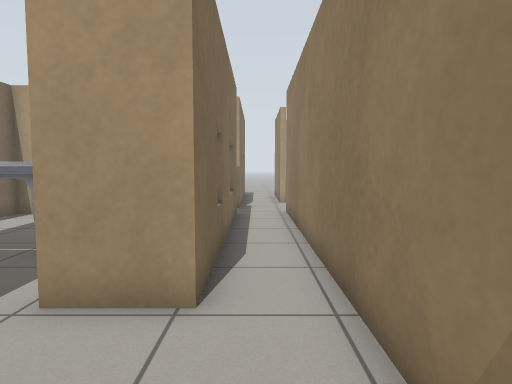
View 1 (above)

24 first-person views from a walk through a Gazebo world. The camera is 0.9 m above the floor, tilts 4° down and sees 75° across. The floor is counted in squares, 0.5 m on a side. Each view is taken from the middle of a square. On the plan, view 1 faces up. The plan holds only what a view shows up to about 17 squares ahead; the rest is blank. Gazebo's built-in surfaces are drawn with simple patterns. Some stock models are drawn as simple stand-ins.

View 2
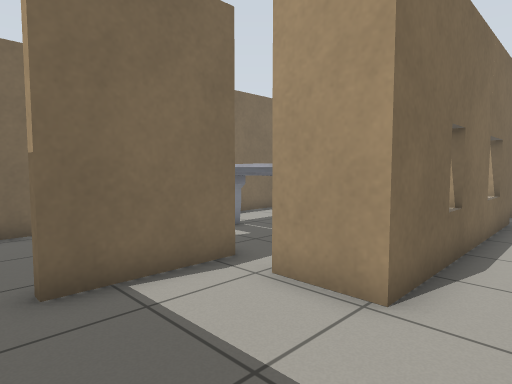

View 3
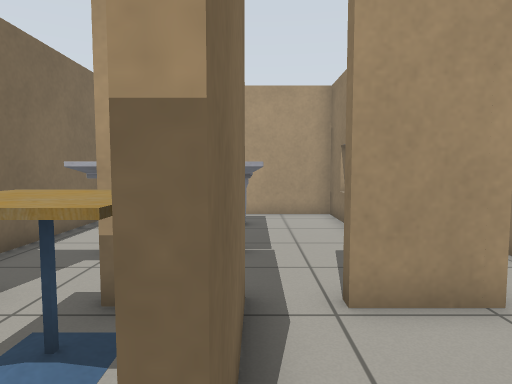

View 4
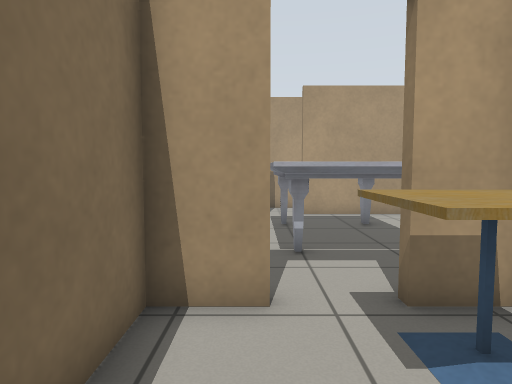

View 5
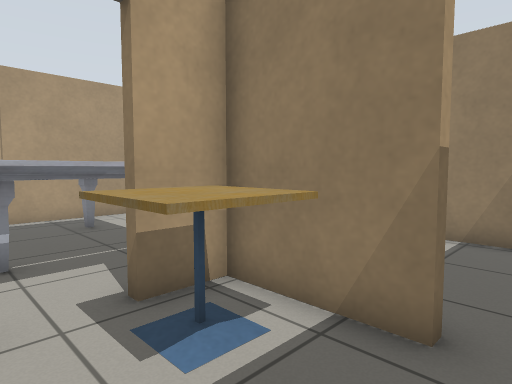

View 6
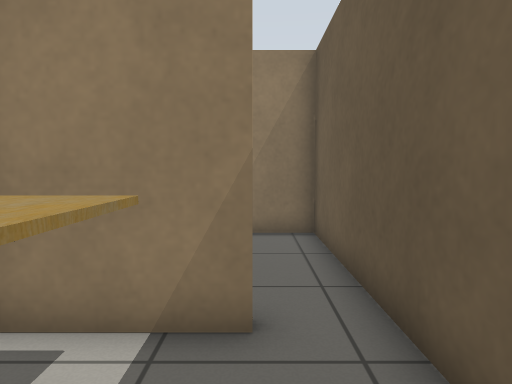

View 7
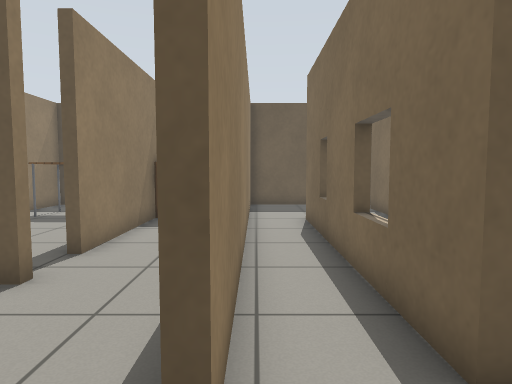

View 8
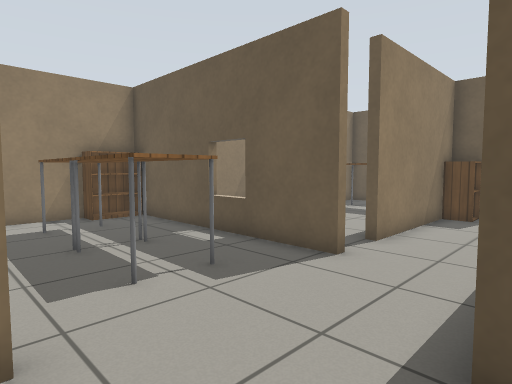

View 9
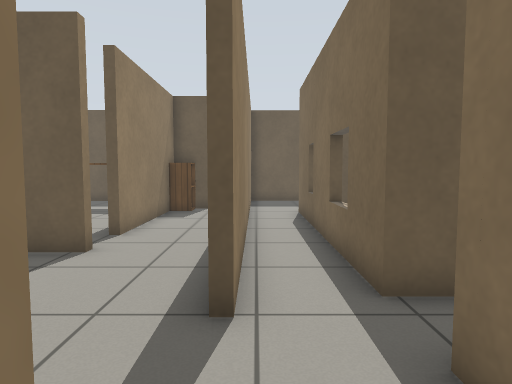

View 10
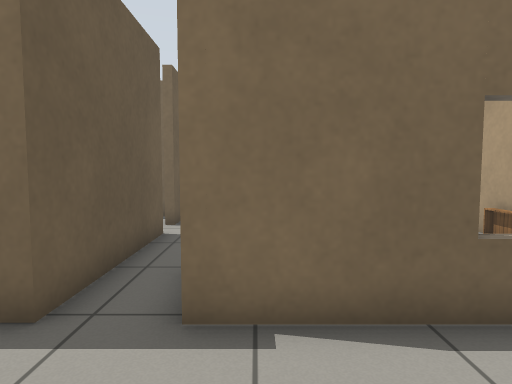

View 11
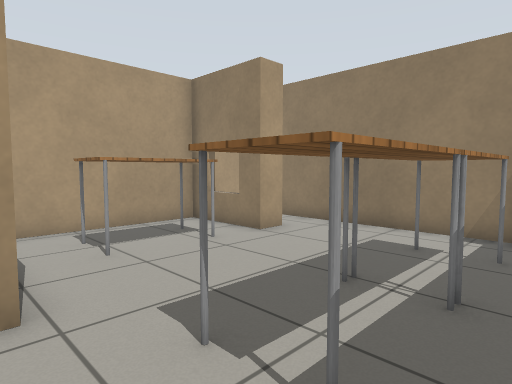

View 12
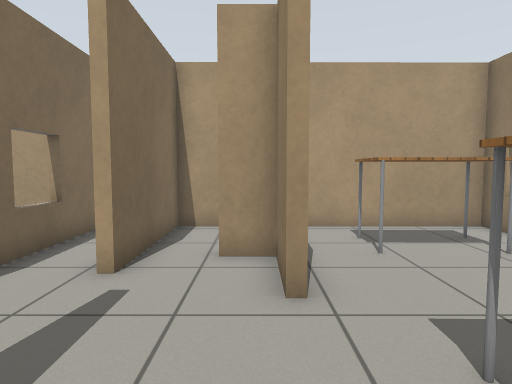

View 13
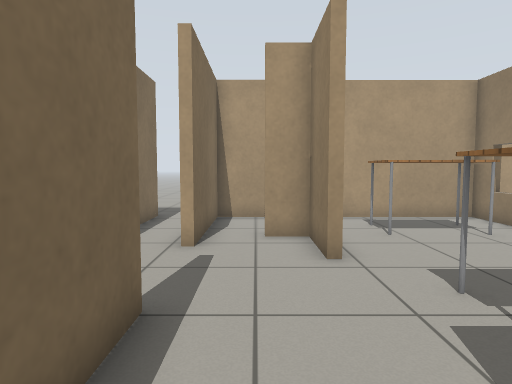

View 14
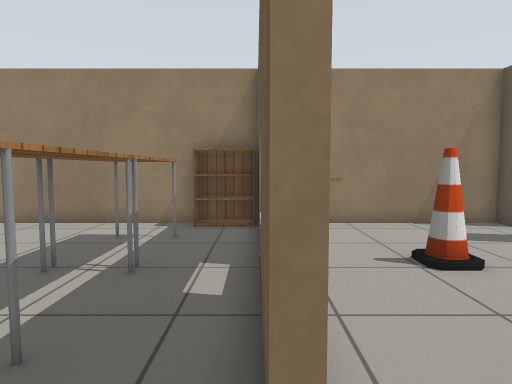

View 15
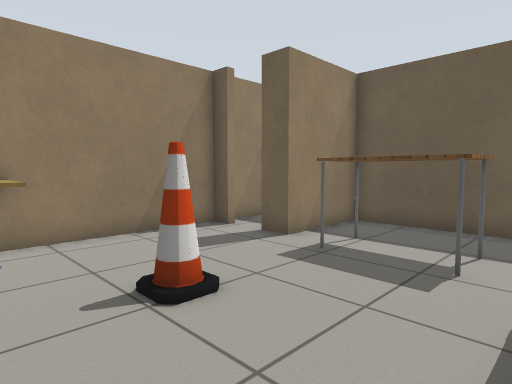

View 16
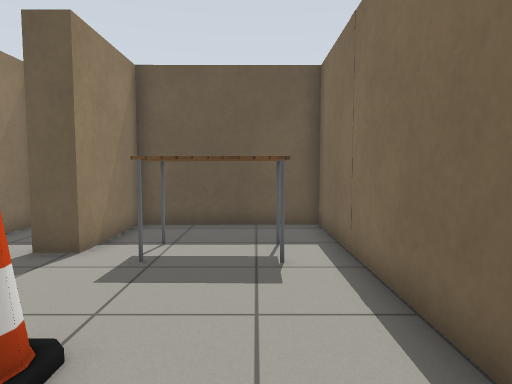

View 17
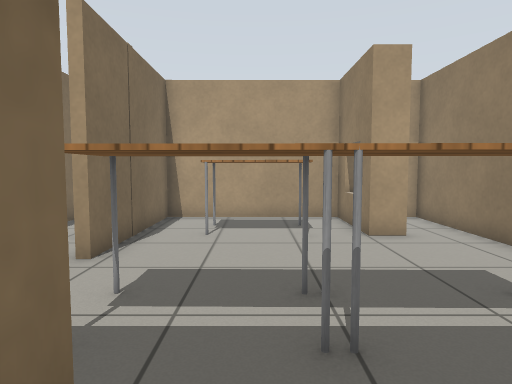

View 18
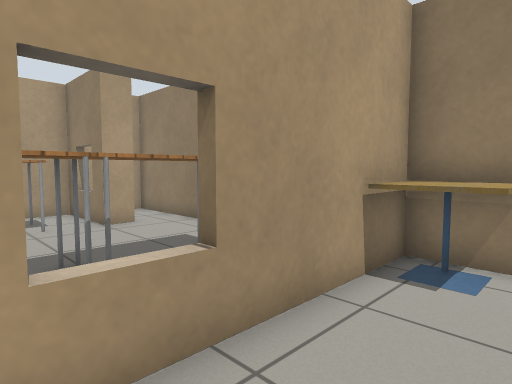

View 19
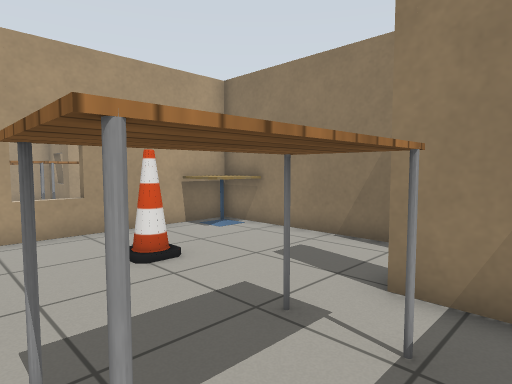

View 20
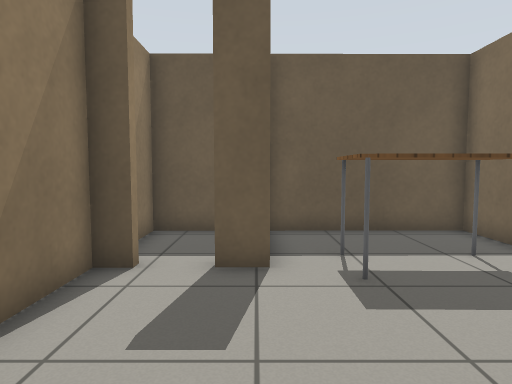

View 21
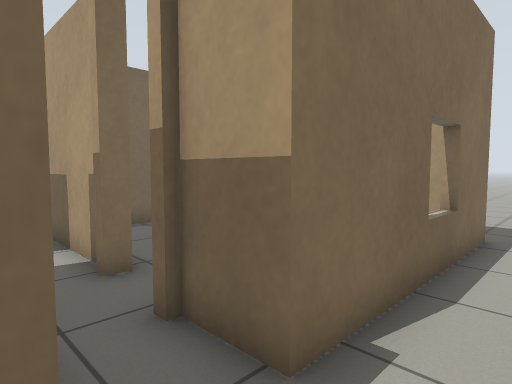

View 22
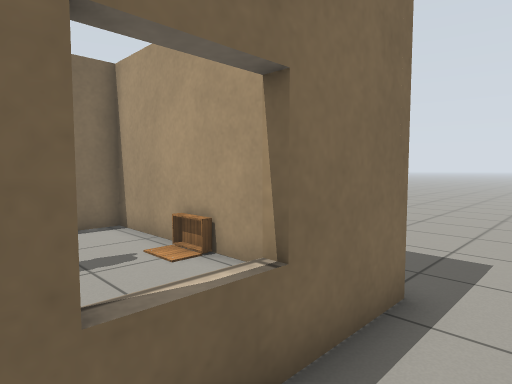

View 23
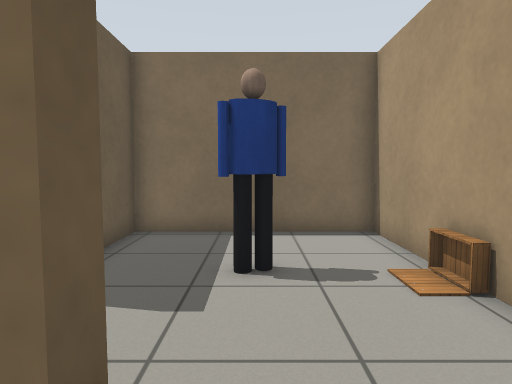

View 24
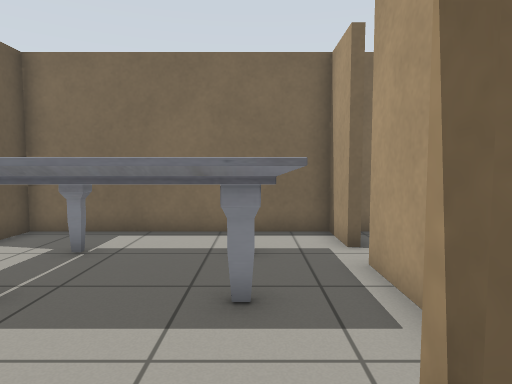

### Floor plan
Points are (right, up) in squares from view 1. A wall is a line through its corners. A room is listed if a view was taken in it or the views show most of it. See-through windows are left out.
Room 1 (views 1, 2, 3, 7, 8, 9, 21, 22, 23, 24)
walls: (-2.4, 13.4) (-0.7, 13.4) (-0.7, 4.2) (-2.9, 4.2); (-4.1, 4.6) (-4.1, 1); (-0.7, 22.8) (-0.7, 15.1) (-2.5, 15.1); (-4.5, 22.3) (-5.5, 22.3); (-4.5, -0.6) (1.3, -0.6) (1.3, 14.1)
ways out: opening at (-4, 0.5) to room 2; opening at (2, 16) to room 3; gap at (-3, 4) to room 6; opening at (-1.5, 14) to room 8
objects: other object (-5, 22)
Room 2 (views 4, 5, 6)
walls: (-7.8, 4.2) (-9.4, 4.2) (-9.4, 1.2); (-6, -0.6) (-4.5, -0.6); (-4.4, 1) (-4.4, 4.2) (-5.6, 4.2)
ways out: opening at (-4, 0.5) to room 1; open door at (-7, 4) to room 6
objects: cafe table (-7, 2) to (-5, 4)
Room 3 (views 10, 11, 12, 14)
walls: (4.4, 16.5) (4.4, 18.7) (3.1, 18.7); (12.1, 18.7) (11, 18.7) (11, 22.3) (4.7, 22.3) (4.7, 16.5); (4.6, 10.9) (14, 10.9); (1.6, 14.1) (1.6, 11.8); (14, 12.4) (14, 22.4) (11.6, 22.4); (3.4, 22.3) (1.6, 22.3) (1.6, 17.5)
ways out: opening at (2, 16) to room 1; opening at (3.5, 11) to room 4
objects: table (6, 13) to (8, 15); table (7, 19) to (9, 20); table (9, 13) to (12, 14); bookshelf (13, 12) to (14, 12)
Room 4 (view 13)
walls: (3.1, 3) (4.7, 3) (4.7, 9.1)
ways out: opening at (3.5, 11) to room 3; opening at (5, 10) to room 5
objects: cabinet (4, 3) to (4, 4)
Room 5 (views 15, 16, 17, 18, 19, 20)
walls: (13.1, 3) (14, 3) (14, 10.6) (7.1, 10.6); (5, 7.5) (5, -0.6) (10.7, -0.6) (10.7, 3) (11.8, 3); (12.1, -0.6) (14, -0.6) (14, 2.1)
ways out: opening at (5, 10) to room 4
objects: table (7, 2) to (9, 3); cone (9, 7); cafe table (12, 9) to (13, 10)
Room 6 (no view inside)
walls: (-1.1, 10.9) (-1.1, 13.1) (-6.2, 13.1) (-6.2, 13.4); (-7.6, 13.4) (-7.6, 13.1) (-9.4, 13.1) (-9.4, 4.5) (-8.3, 4.5)
ways out: gap at (-3, 4) to room 1; open door at (-7, 4) to room 2; opening at (-7, 13) to room 9
objects: marble table (-7, 7) to (-4, 11); marble table (-7, 11)
Room 7 (no view inside)
walls: (-5.5, 22.3) (-9.4, 22.3) (-9.4, 15.6) (-7.4, 15.6); (-1.6, 22.3) (-4.5, 22.3)
ways out: opening at (-3.5, 16) to room 8
objects: person (-6, 19)
Room 8 (no view inside)
walls: (-4.6, 15.6) (-4.6, 15); (-5.5, 15.1) (-6.5, 15.1); (-6.2, 13.4) (-2.4, 13.4)
ways out: opening at (-1.5, 14) to room 1; opening at (-3.5, 16) to room 7; opening at (-5.5, 14.5) to room 9
Room 9 (no view inside)
walls: (-6.5, 15.1) (-8.6, 15.1); (-8.4, 13.4) (-7.6, 13.4)
ways out: opening at (-7, 13) to room 6; opening at (-5.5, 14.5) to room 8

Where each view was taken, in squares from view 1:
view 1: 0 up, 0 right, facing up
view 2: 0 up, 1 right, facing up-left
view 3: 0 up, 4 left, facing up
view 4: 0 up, 8 left, facing up
view 5: 0 up, 8 left, facing up-right
view 6: 1 up, 8 left, facing right
view 7: 16 up, 1 right, facing down
view 8: 17 up, 1 right, facing down-right
view 9: 18 up, 1 right, facing down
view 10: 16 up, 3 right, facing left
view 11: 12 up, 4 right, facing up-right
view 12: 12 up, 4 right, facing up
view 13: 10 up, 3 right, facing up
view 14: 11 up, 3 right, facing right
view 15: 10 up, 5 right, facing down-right
view 16: 10 up, 7 right, facing down
view 17: 10 up, 8 right, facing up
view 18: 8 up, 7 right, facing up-right
view 19: 1 up, 6 right, facing up-right
view 20: 9 up, 11 right, facing down
view 21: 13 up, 1 right, facing up-left
view 22: 18 up, 1 right, facing up-left
view 23: 19 up, 0 right, facing left
view 24: 11 up, 0 right, facing left
